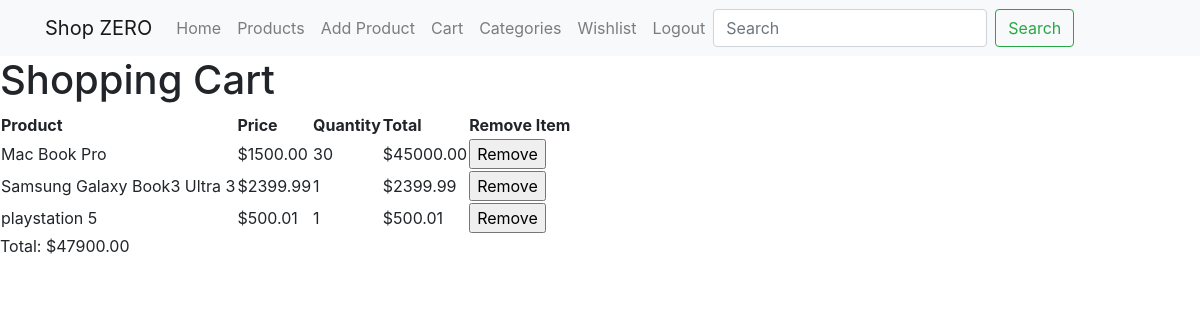
The app's page /cart/ (signed in) with its own data.
### shopzero/models.py (models this page shows, shortened)
class CartItem(models.Model):
    product = models.ForeignKey(Product, on_delete=models.CASCADE)
    quantity = models.PositiveBigIntegerField(default=1)
    is_ordered = models.BooleanField(default=False)
    date_added = models.DateTimeField(auto_now=True)
    total_price = models.DecimalField(max_digits=10, decimal_places=2)

class Product(models.Model):
    name = models.CharField(max_length=250)
    price = models.DecimalField(max_digits= 10,decimal_places=2)
    quantity = models.IntegerField()
    description = models.TextField()
    release_date = models.DateField(auto_now=True)
    image = models.ImageField(upload_to='product_images/')
    category = models.ForeignKey(Category,on_delete=models.CASCADE,null=True)

### shopzero/views.py (the view)
# urls.py: path('cart/', views.CartView.as_view(),name='cart_view'),
class CartView(LoginRequiredMixin, generic.TemplateView):
    template_name = 'shopzero/cart.html'
    def get(self, request):
        cart, created = models.Cart.objects.get_or_create(user=request.user)
        total_price = sum(item.product.price * item.quantity for item in cart.items.all())
        context = self.get_context_data(cart=cart, total=total_price)
        return self.render_to_response(context)
    def get_context_data(self, **kwargs):
        context = super().get_context_data(**kwargs)
        cart = get_object_or_404(models.Cart, user=self.request.user)
        context['cart'] = cart
        return context

### shopzero/templates/shopzero/cart.html (shortened to what this page needs)
{% extends 'shopzero/home.html' %}
{% block content %}
<h1>Shopping Cart</h1>
{% if cart.items.all %}
    <table>
        <thead>
            <tr>
                <th>Product</th>
                <th>Price</th>
                <th>Quantity</th>
                <th>Total</th>
                <th>Remove Item</th>
            </tr>
        </thead>
        <tbody>
            {% for cart_item in cart.items.all %}
                <tr>
                    <td>{{ cart_item.product.name }}</td>
                    <td>${{ cart_item.product.price}}</td>
                    <td>{{ cart_item.quantity }}</td>
                    <td>${{ cart_item.total_price }}</td>
                    <td>
                        <form action="{% url 'del_from_cart' pk=cart_item.pk %}" method="post">
                        <input type="submit" value="Remove">
                    </td>
                </tr>
            {% endfor %}
        </tbody>
    </table>
    <p>Total: ${{ total }}</p>
{% else %}
    <p>Your cart is empty.</p>
{% endif %}
{% endblock %}

### records on screen
CartItem: product.name "Mac Book Pro", product.price "1500.00", quantity "30", total_price "45000.00"
CartItem: product.name "Samsung Galaxy Book3 Ultra 3", product.price "2399.99", quantity "1", total_price "2399.99"
CartItem: product.name "playstation 5", product.price "500.01", quantity "1", total_price "500.01"

### other values on screen
{{ total }} "47900.00"
